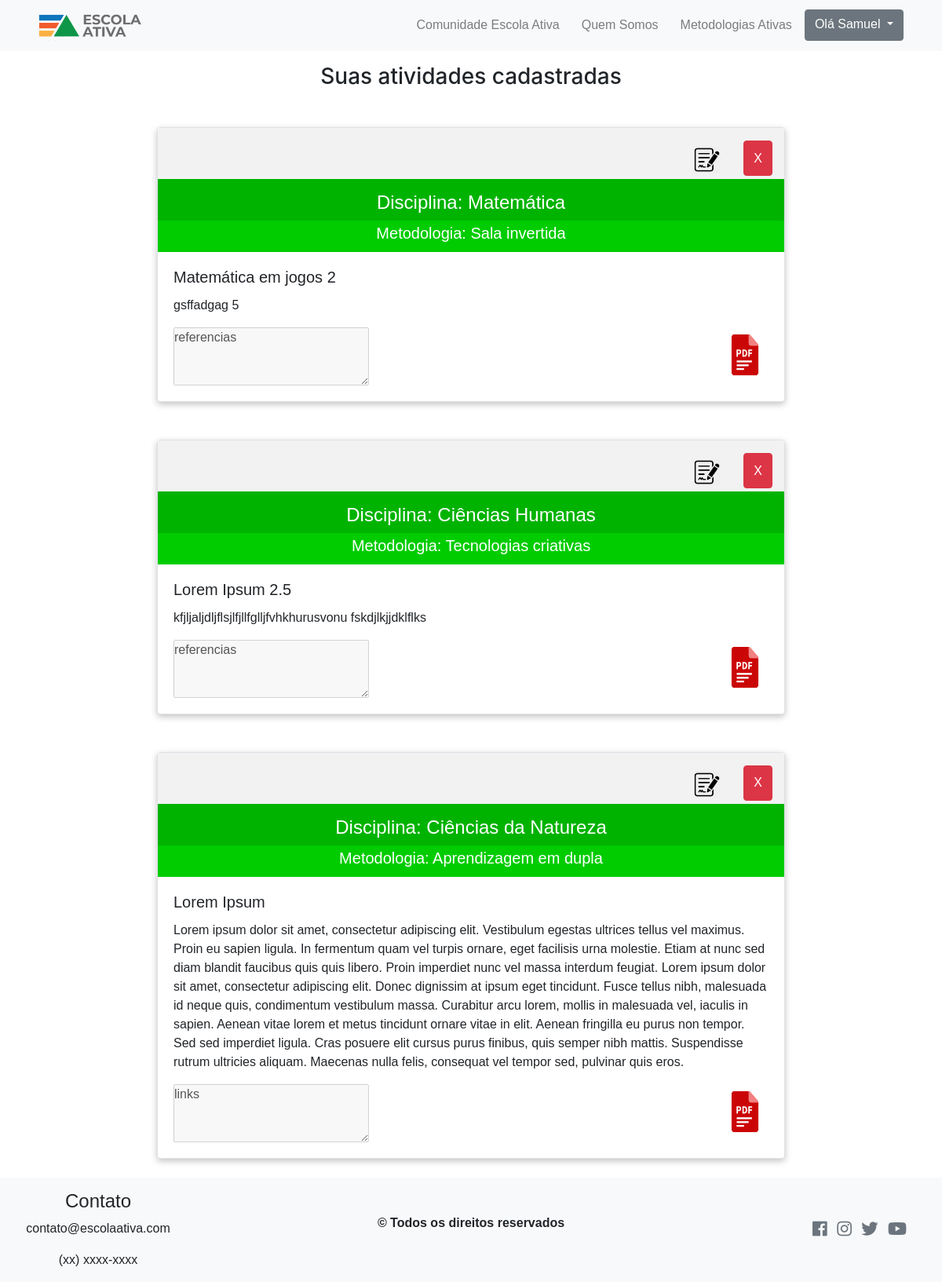
The page /atividades_cadastradas.php (signed in) on the database its author committed.
### tables this page shows
CREATE TABLE `atividades` (
  `id_atividade` int(11) NOT NULL AUTO_INCREMENT,
  `disciplina` varchar(50) NOT NULL,
  `metodologia` varchar(30) NOT NULL,
  `titulo` varchar(50) NOT NULL,
  `descricao` text NOT NULL,
  `links` varchar(100) NOT NULL,
  `termo` int(11) NOT NULL,
  `autor` int(11) DEFAULT NULL,
  PRIMARY KEY (`id_atividade`),
  KEY `autor` (`autor`),
  CONSTRAINT `atividades_ibfk_1` FOREIGN KEY (`autor`) REFERENCES `usuarios` (`id_usuario`)
);

### atividades_cadastradas.php (the view, shortened to what this page needs)
<?php
        require_once "php/actions/conexao.php";
        include_once "php/includes/head.php";
        include_once "php/includes/header.php";
        if(isset($_SESSION['id_usuario']) && isset($_SESSION['nome']) && isset($_SESSION['email'])) {
                $id = $_SESSION['id_usuario'];
                $sql = "select * from atividades where autor = $id order by id_atividade desc";
                $result = $conn->query($sql);
?>
        <h3 class="text-center mt-3">Suas atividades cadastradas</h3>
        <div style="min-height: 500px;">
        <?php
            while($row = mysqli_fetch_assoc($result)) {
        ?>
        <div class="container d-flex justify-content-center mt-5 mb-4">
            <div class="card border" style="width: 50rem; box-shadow: rgba(0, 0, 0, 0.24) 0px 3px 8px;">
                <div class="container d-flex justify-content-end pt-3" style="background-color: #f2f2f2">
                    <a href="edicao.php?idatividade=<?php echo $row['id_atividade']; ?>" class="btn mr-3">
                        <img src="img/editar.jpg" width="35">
                    </a>
                    <button class="btn btn-danger remocao" data-toggle="modal" data-target="#confirma"
                    onclick="pegarDados('<?php echo $row['id_atividade']; ?>', '<?php echo $row['titulo']; ?>')">X</button>
                </div>
                <div style="background-color: #00b300">
                    <h4 class="text-center text-white mt-3">Disciplina: <?php echo $row['disciplina']; ?></h4>
                </div>
                <div style="background-color: #00cc00">
                    <h5 class="text-center text-white p-1">Metodologia: <?php echo $row['metodologia']; ?></h5>
                </div>
                <div class="card-body">
                    <h5 class="card-title"><?php echo $row['titulo']; ?></h5>
                    <p class="card-text"><?php echo $row['descricao']; ?></p>
                    <div class="container d-flex justify-content-between p-0">
                        <textarea cols="25" rows="3" disabled><?php echo $row['links']; ?></textarea>
                        <img src="img/pdf.png" style="cursor: pointer;" width="60" height="70">
                    </div>
                </div>
            </div>
        </div>
<?php } ?>
    </div>
<?php } ?>
<?php
    include_once "php/includes/final_html.php";
    include_once "php/includes/footer.php";
?>

### php/includes/head.php (shortened to what this page needs)
<!DOCTYPE html>
<html lang="pt-br">
    <head>
        <link rel="stylesheet" href="https://stackpath.bootstrapcdn.com/bootstrap/4.1.3/css/bootstrap.min.css">
        <link rel="stylesheet" href="https://use.fontawesome.com/releases/v5.3.1/css/all.css">
        <link rel="stylesheet" href="css/style.css">
    </head>
    <body>

### php/includes/header.php (shortened to what this page needs)
<header>
            <nav class="navbar navbar-expand-md navbar-light bg-light">
              <div class="container">
                <a href="index.php">
                  <img class="navbar-brand" src="img/logo_escola_ativa.png" width="142">
                </a>
                <div class="collapse navbar-collapse" id="navPrincipal">
                  <ul class="navbar-nav ml-auto">
                    <li class="nav-item d-flex m-1">
                        <a href="index.php" class="nav-link ml-1">Comunidade Escola Ativa</a>
                    </li>
                    <li class="nav-item d-flex m-1">
                        <a href="quemSomos.php" class="nav-link ml-1">Quem Somos</a>
                    </li>
                    <li class="nav-item d-flex m-1">
                        <a href="metodologiasAtivas.php" class="nav-link ml-1">Metodologias Ativas</a>
                    </li>
                <?php
                  if(isset($_SESSION['nome'])) {
                    $nome = $_SESSION['nome'];
                ?>
                <li class="nav-item d-flex m-1 dropdown show">
                  <a class="btn btn-outline-secondary dropdown-toggle" href="#" role="button" id="dropdownMenuLink" data-toggle="dropdown" aria-haspopup="true" aria-expanded="false">
                    Olá <?php echo $nome; ?>
                  </a>
                </li>
                  <?php } ?>
                  </ul>
                </div>
              </div>
            </nav>
</header>

### php/includes/final_html.php (shortened to what this page needs)
    </body>
</html>

### php/includes/footer.php
<footer class="mt-2 bg-light">
    <div class="container">
        <div class="row d-flex justify-content-between">
            <div class="col-md-2 mt-3 d-flex flex-column align-items-center">
                <h4>Contato</h4>
                <p>contato@escolaativa.com</p>
                <p>(xx) xxxx-xxxx</p>
            </div>
            <div class="col-md-4 d-flex flex-column align-items-center justify-content-center">
                <p><strong>&copy; Todos os direitos reservados</strong></p>
            </div>
            <div class="col-md-2 mt-3 d-flex align-items-center justify-content-end">
            <p class="ml-2">
              <a href="#" class="text-secondary ml-2">
                <i class="fab fa-facebook fa-lg"></i>
              </a>
              <a href="#" class="text-secondary ml-2">
                <i class="fab fa-instagram fa-lg"></i>
              </a>
              <a href="#" class="text-secondary ml-2">
                <i class="fab fa-twitter fa-lg"></i>
              </a>
              <a href="#" class="text-secondary ml-2">
                <i class="fab fa-youtube fa-lg"></i>
              </a>
            </p>
            </div>
        </div>
    </div>
</footer>

### css/style.css (style rules this page uses)
* { margin: 0; padding: 0; font-family: Arial, Helvetica, sans-serif; font-size: 16px; }
.remocao { height: 45px; }
.container a { text-decoration: none; color: black; }

### rows shown on the page
atividades: disciplina "Matemática", metodologia "Sala invertida", titulo "Matemática em jogos 2", descricao "gsffadgag 5", links "referencias"
atividades: disciplina "Ciências Humanas", metodologia "Tecnologias criativas", titulo "Lorem Ipsum 2.5", descricao "kfjljaljdljflsjlfjllfglljfvhkhurusvonu fskdjlkjjdklflks", links "referencias"
atividades: disciplina "Ciências da Natureza", metodologia "Aprendizagem em dupla", titulo "Lorem Ipsum", descricao "Lorem ipsum dolor sit amet, consectetur adipiscing elit. Vestibulum egestas ultrices tellus vel maximus. Proin eu sapien ligula. In fermentum quam vel turpis ornare, eget facilisis urna molestie. Etiam at nunc sed diam blandit faucibus quis quis libero. Proin imperdiet nunc vel massa interdum feugiat. Lorem ipsum dolor sit amet, consectetur adipiscing elit. Donec dignissim at ipsum eget tincidunt. Fusce tellus nibh, malesuada id neque quis, condimentum vestibulum massa. Curabitur arcu lorem, mollis in malesuada vel, iaculis in sapien. Aenean vitae lorem et metus tincidunt ornare vitae in elit. Aenean fringilla eu purus non tempor. Sed sed imperdiet ligula. Cras posuere elit cursus purus…", links "links"

### other values the page prints
$nome "Samuel"
